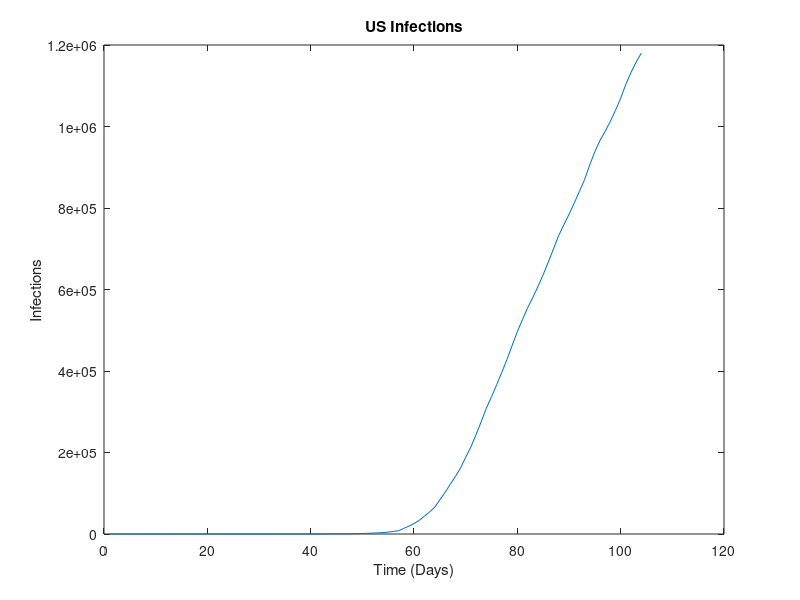
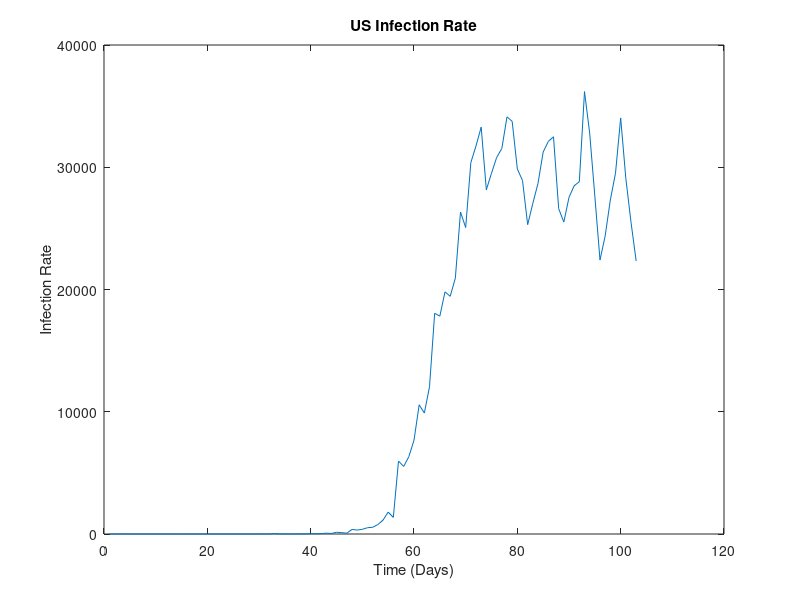
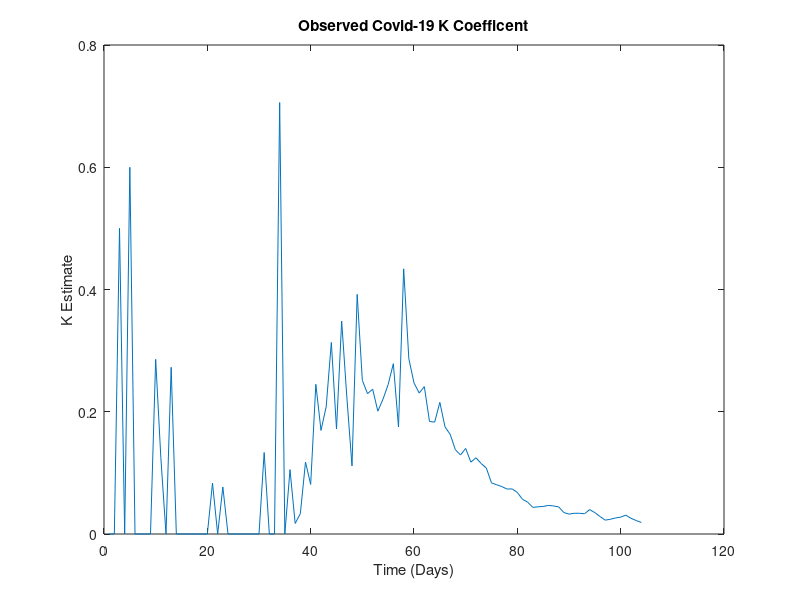
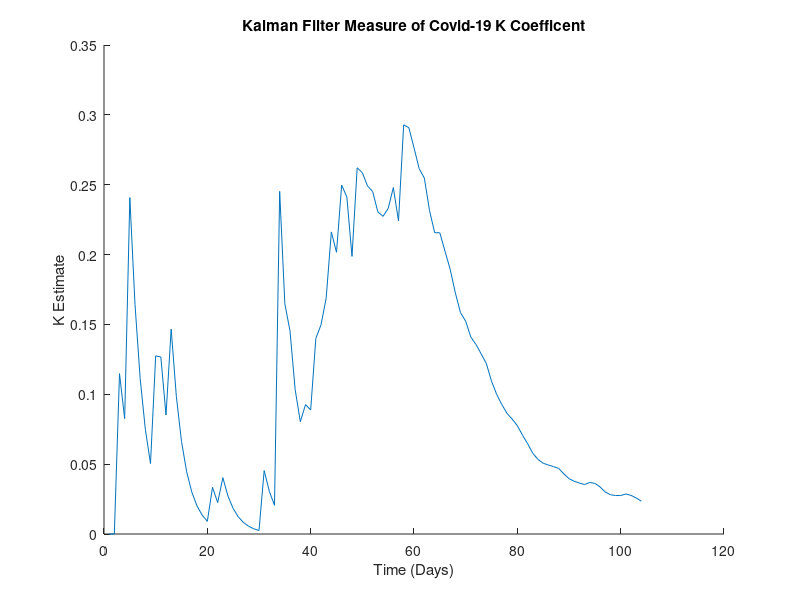

Source code (MATLAB) for these figures, in order:
clear;
close all;

figure;
data = load('US_Data.mat');
data = data.data;

plot(data);
title('US Infections');
xlabel('Time (Days)');
ylabel('Infections');

figure;
d = diff(data);
plot(d);
title('US Infection Rate');
xlabel('Time (Days)');
ylabel('Infection Rate');

for i=1:103;
    dif(1) = 0;
    dif(i+1) = d(i);
end;


% Parameters
N=length(data);         % number of measurements
sw=2^2;         % variance process noise
sv=5^2;         % measurement noise
% Initial Estimates
x_apriori(1)=0;        % first estimate of Vm
                        % This is the a priori measurement
s_apriori(1)=0;         % a priori estimate of the error; here variance =0 
                        % i.e., we assume that first estimate is perfect
% create a simulated measurement vector
% -------------------------------------
for i=1:N;
    tru(i)=(dif(i)/data(i));
    k(i)=tru(i);
end;

% c
figure;
plot(k);
xlabel ('Time (Days)')
ylabel ('K Estimate')
title ('Observed Covid-19 K Coefficent')


%d
% Equations are numbered as in CH 19
for i=1:N;
    % step 1: Blending of Prediction and Measurement 
    % Compute blending factor K(i)
    K(i)=s_apriori(i)/(s_apriori(i)+sv);                      % Eq (19.19)
    % Update Estimate using the measurement
    % this is the a posteriori estimate
    x_aposteriori(i)=x_apriori(i)+K(i)*(k(i)-x_apriori(i));   % Eq (19.15)
    % Update the error estimate [Note that there
    % are several variants for this procedure;
    % here we use the simplest expression
    s_aposteriori(i)=s_apriori(i)*(1-K(i));                   % Eq (19.20)
    % step 2: Project Estimates for the next Step
    x_apriori(i+1)=x_aposteriori(i);                          % Eq (19.21)
    s_apriori(i+1)=s_aposteriori(i)+sw;                       % Eq (19.22)
end;

figure;hold;
plot(x_aposteriori)
xlabel ('Time (Days)')
ylabel ('K Estimate')
title ('Kalman Filter Measure of Covid-19 K Coefficent')
